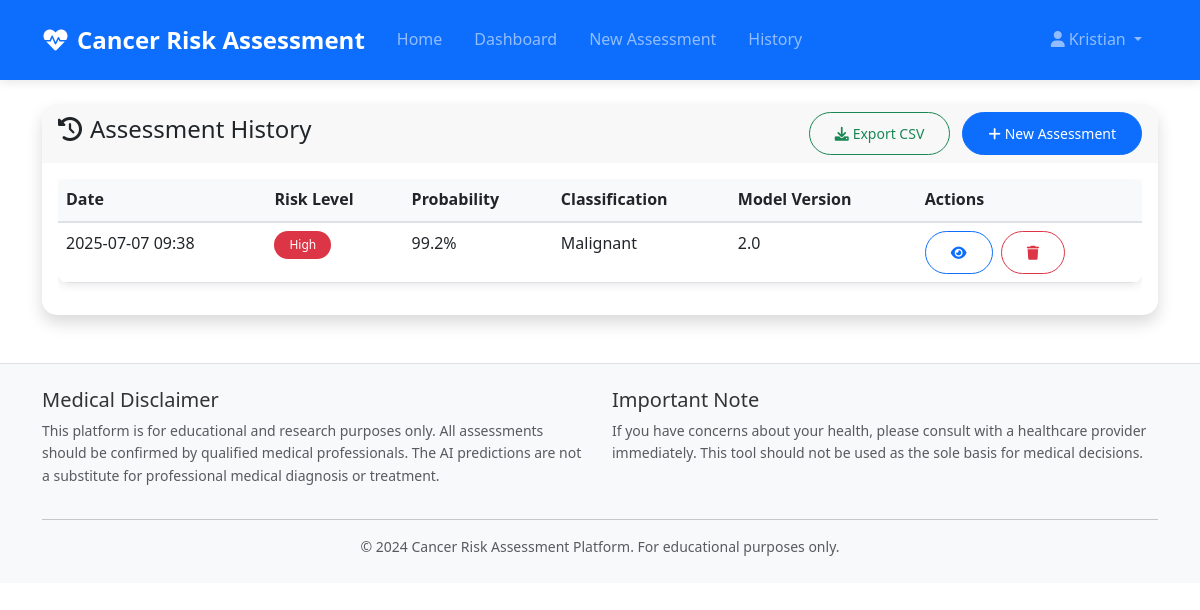
/assessment/history (signed in), run on the app's committed database.
### CancerRiskChecker/models/user.py (models this page shows, shortened)
class User(UserMixin, db.Model):
    __tablename__ = 'users'
    id = db.Column(db.Integer, primary_key=True)
    username = db.Column(db.String(64), unique=True, nullable=False, index=True)
    email = db.Column(db.String(120), unique=True, nullable=False, index=True)
    full_name = db.Column(db.String(100), nullable=True)
    password_hash = db.Column(db.String(256), nullable=False)
    created_at = db.Column(db.DateTime, default=datetime.utcnow, nullable=False)
    updated_at = db.Column(db.DateTime, default=datetime.utcnow, onupdate=datetime.utcnow)
    last_login = db.Column(db.DateTime, nullable=True)
    last_assessment = db.Column(db.DateTime, nullable=True)
    total_assessments = db.Column(db.Integer, default=0, nullable=False)
    is_active = db.Column(db.Boolean, default=True, nullable=False)
    is_admin = db.Column(db.Boolean, default=False, nullable=False)
    assessments = db.relationship('Assessment', backref='user', lazy='dynamic',
                                cascade='all, delete-orphan')

### CancerRiskChecker/models/assessment.py (models this page shows, shortened)
class Assessment(db.Model):
    __tablename__ = 'assessments'
    id = db.Column(db.Integer, primary_key=True)
    user_id = db.Column(db.Integer, db.ForeignKey('users.id'), nullable=False, index=True)
    timestamp = db.Column(db.DateTime, default=datetime.utcnow, nullable=False, index=True)
    radius_mean = db.Column(db.Float, nullable=False)
    texture_mean = db.Column(db.Float, nullable=False)
    perimeter_mean = db.Column(db.Float, nullable=False)
    area_mean = db.Column(db.Float, nullable=False)
    concave_points_mean = db.Column(db.Float, nullable=False)
    symmetry_mean = db.Column(db.Float, nullable=False)
    prediction_probability = db.Column(db.Float, nullable=False)
    prediction_class = db.Column(db.Integer, nullable=False)  # 0 for benign, 1 for malignant
    risk_level = db.Column(db.String(20), nullable=False, index=True)  # Very Low, Low, Moderate, High
    model_version = db.Column(db.String(50), default='1.0', nullable=False)
    processing_time = db.Column(db.Float, nullable=True)  # Time taken for prediction
    @property
    def prediction_text(self):
        return 'Malignant' if self.prediction_class == 1 else 'Benign'
    @property
    def probability_percentage(self):
        return round(self.prediction_probability * 100, 1)
    @property
    def risk_color(self):
        risk_colors = {
            'Very Low': 'success',
            'Low': 'primary',
            'Moderate': 'warning',
            'High': 'danger'
        }
        return risk_colors.get(self.risk_level, 'secondary')

### CancerRiskChecker/blueprints/assessment.py (the view)
@assessment_bp.route('/history')
@login_required
def history():
    from ..models.assessment import Assessment
    page = request.args.get('page', 1, type=int)
    assessments = Assessment.query.filter_by(user_id=current_user.id)\
        .order_by(Assessment.timestamp.desc())\
        .paginate(page=page, per_page=20, error_out=False)
    return render_template('assessment/history.html', assessments=assessments)

### CancerRiskChecker/templates/assessment/history.html (shortened to what this page needs)
{% extends "base.html" %}
{% block content %}
<div class="container my-4">
    <div class="row">
        <div class="col-12">
            <div class="card shadow">
                <div class="card-header d-flex justify-content-between align-items-center">
                    <h4><i class="fas fa-history me-2"></i>Assessment History</h4>
                    <div>
                        <a href="{{ url_for('assessment.export_history', format='csv') }}" class="btn btn-outline-success btn-sm me-2">
                            <i class="fas fa-download me-1"></i>Export CSV
                        </a>
                        <a href="{{ url_for('assessment.index') }}" class="btn btn-primary btn-sm">
                            <i class="fas fa-plus me-1"></i>New Assessment
                        </a>
                    </div>
                </div>
                <div class="card-body">
                    {% if assessments.items %}
                    <div class="table-responsive">
                        <table class="table table-hover">
                            <thead>
                                <tr>
                                    <th>Date</th>
                                    <th>Risk Level</th>
                                    <th>Probability</th>
                                    <th>Classification</th>
                                    <th>Model Version</th>
                                    <th>Actions</th>
                                </tr>
                            </thead>
                            <tbody>
                                {% for assessment in assessments.items %}
                                <tr>
                                    <td>{{ assessment.timestamp.strftime('%Y-%m-%d %H:%M') }}</td>
                                    <td>
                                        <span class="badge bg-{{ assessment.risk_color }}">
                                            {{ assessment.risk_level }}
                                        </span>
                                    </td>
                                    <td>{{ assessment.probability_percentage }}%</td>
                                    <td>{{ assessment.prediction_text }}</td>
                                    <td>{{ assessment.model_version }}</td>
                                    <td>
                                        <a href="{{ url_for('assessment.result', assessment_id=assessment.id) }}"
                                           class="btn btn-sm btn-outline-primary me-1">
                                            <i class="fas fa-eye"></i>
                                        </a>
                                        <form method="POST" action="{{ url_for('assessment.delete_assessment', assessment_id=assessment.id) }}"
                                              class="d-inline" onsubmit="return confirm('Are you sure you want to delete this assessment?')">
                                            <button type="submit" class="btn btn-sm btn-outline-danger">
                                                <i class="fas fa-trash"></i>
                                            </button>
                                        </form>
                                    </td>
                                </tr>
                                {% endfor %}
                            </tbody>
                        </table>
                    </div>
                    {% endif %}
                </div>
            </div>
        </div>
    </div>
</div>
{% endblock %}

### CancerRiskChecker/templates/base.html (shortened to what this page needs)
<!DOCTYPE html>
<html lang="en">
<head>
    <link href="https://cdn.jsdelivr.net/npm/bootstrap@5.3.0/dist/css/bootstrap.min.css" rel="stylesheet">
    <link rel="stylesheet" href="https://cdnjs.cloudflare.com/ajax/libs/font-awesome/6.0.0/css/all.min.css">
    <link rel="stylesheet" href="{{ url_for('static', filename='css/style.css') }}">
</head>
<body>
    <nav class="navbar navbar-expand-lg navbar-dark bg-primary">
        <div class="container">
            <a class="navbar-brand" href="{{ url_for('main.index') }}">
                <i class="fas fa-heartbeat me-2"></i>Cancer Risk Assessment
            </a>
            <div class="collapse navbar-collapse" id="navbarNav">
                <ul class="navbar-nav me-auto">
                    <li class="nav-item">
                        <a class="nav-link" href="{{ url_for('main.index') }}">Home</a>
                    </li>
                    {% if current_user.is_authenticated %}
                    <li class="nav-item">
                        <a class="nav-link" href="{{ url_for('dashboard.index') }}">Dashboard</a>
                    </li>
                    <li class="nav-item">
                        <a class="nav-link" href="{{ url_for('assessment.index') }}">New Assessment</a>
                    </li>
                    <li class="nav-item">
                        <a class="nav-link" href="{{ url_for('assessment.history') }}">History</a>
                    </li>
                    {% endif %}
                </ul>
                <ul class="navbar-nav">
                    {% if current_user.is_authenticated %}
                    <li class="nav-item dropdown">
                        <a class="nav-link dropdown-toggle" href="#" id="navbarDropdown" role="button" data-bs-toggle="dropdown">
                            <i class="fas fa-user me-1"></i>{{ current_user.username }}
                        </a>
                    </li>
                    {% endif %}
                </ul>
            </div>
        </div>
    </nav>
    <main class="container-fluid">
        {% block content %}{% endblock %}
    </main>
    <footer class="bg-light mt-5 py-4">
        <div class="container">
            <div class="row">
                <div class="col-md-6">
                    <h5>Medical Disclaimer</h5>
                    <p class="text-muted small">
                        This platform is for educational and research purposes only.
                        All assessments should be confirmed by qualified medical professionals.
                        The AI predictions are not a substitute for professional medical diagnosis or treatment.
                    </p>
                </div>
                <div class="col-md-6">
                    <h5>Important Note</h5>
                    <p class="text-muted small">
                        If you have concerns about your health, please consult with a healthcare provider immediately.
                        This tool should not be used as the sole basis for medical decisions.
                    </p>
                </div>
            </div>
            <hr>
            <div class="row">
                <div class="col-12 text-center">
                    <p class="text-muted small mb-0">
                        &copy; 2024 Cancer Risk Assessment Platform. For educational purposes only.
                    </p>
                </div>
            </div>
        </div>
    </footer>
</body>
</html>

### CancerRiskChecker/static/css/style.css (style rules this page uses)
:root { --primary-color: #007bff; --secondary-color: #6c757d; --success-color: #28a745; --warning-color: #ffc107; --danger-color: #dc3545; --info-color: #17a2b8; --light-color: #f8f9fa; --dark-color: #343a40; }
body { font-family: 'Segoe UI', Tahoma, Geneva, Verdana, sans-serif; line-height: 1.6; color: #333; }
.card { border: none; border-radius: 15px; transition: transform 0.3s ease, box-shadow 0.3s ease; }
.card-header { border-radius: 15px 15px 0 0 !important; border-bottom: none; font-weight: 600; }
.btn { border-radius: 25px; padding: 10px 25px; font-weight: 500; transition: all 0.3s ease; }
.table { border-radius: 10px; overflow: hidden; box-shadow: 0 2px 10px rgba(0, 0, 0, 0.1); }
.table th { background-color: #f8f9fa; font-weight: 600; border-bottom: 2px solid #dee2e6; }
.badge { border-radius: 20px; padding: 8px 15px; font-weight: 500; }
.navbar { padding: 1rem 0; box-shadow: 0 2px 10px rgba(0, 0, 0, 0.1); }
.navbar-brand { font-size: 1.5rem; font-weight: 700; }
.nav-link { font-weight: 500; padding: 0.5rem 1rem !important; border-radius: 20px; transition: all 0.3s ease; }
footer { background-color: #f8f9fa; border-top: 1px solid #dee2e6; }
.fade-in { animation: fadeIn 0.6s ease-out; }

### data on the page
User: username "Kristian"
Assessment: timestamp "2025-07-07 09:38", risk_level "High", probability_percentage "99.2", prediction_text "Malignant", model_version "2.0"
